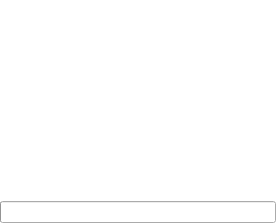
<?xml version="1.0" encoding="UTF-8"?>
<ui version="4.0">
 <class>dPreviewClass</class>
 <widget class="QWidget" name="dPreviewClass">
  <property name="geometry">
   <rect>
    <x>0</x>
    <y>0</y>
    <width>276</width>
    <height>223</height>
   </rect>
  </property>
  <property name="windowTitle">
   <string>Preview</string>
  </property>
  <property name="styleSheet">
   <string notr="true">QWidget#dPreviewClass { background-color: #FFFFFF; }</string>
  </property>
  <layout class="QGridLayout" name="gridLayout_2">
   <property name="margin">
    <number>0</number>
   </property>
   <property name="spacing">
    <number>0</number>
   </property>
   <item row="0" column="0">
    <layout class="QGridLayout" name="gridLayout">
     <item row="1" column="0">
      <widget class="QProgressBar" name="progress">
       <property name="textVisible">
        <bool>false</bool>
       </property>
      </widget>
     </item>
     <item row="0" column="0">
      <widget class="QLabel" name="label">
       <property name="baseSize">
        <size>
         <width>280</width>
         <height>210</height>
        </size>
       </property>
       <property name="text">
        <string/>
       </property>
      </widget>
     </item>
    </layout>
   </item>
  </layout>
 </widget>
 <resources/>
 <connections/>
</ui>
